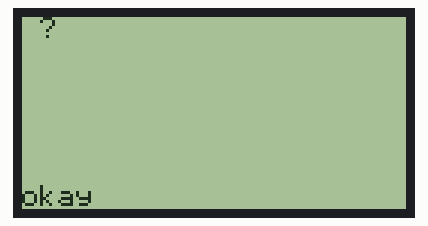
A sketch run on a simulated Arduino Uno, built with avr-gcc and run on an emulated ATmega328P. On the bench: 128×64 one-colour display. Wiring (inferred from the names in the program): KS0108 128×64 LCD: RS pin 14; R/W pin 15; E pin 16; CS1 pin 17; CS2 pin 18; data pin 0, pin 1, pin 2, pin 3, pin 4, pin 5, pin 6, pin 7; reset pin 19.

Above: at 0.1 s.
At 1.1 s:
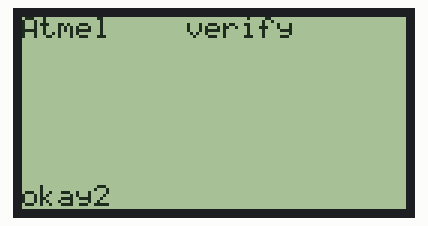

The sketch:

glcd_test.ino
```cpp
# include "glcd_test.h"

char trial=5;

void setup()
{
  GLCD_Init();    /* Initialize GLCD */
}

void loop()
{
  GLCD_ClearAll(); /* Clear all GLCD display */
  GLCD_String(0, trial); /* Print String on 0th page of display */
  GLCD_String(7,"okay");
  delay (1000);
  GLCD_ClearAll(); /* Clear all GLCD display */
  GLCD_String(0,"Atmel" "     verify"); /* Print String on 0th page of display */
  GLCD_String(7,"okay2");
  delay (1000);
}
```

glcd_test.h
```cpp
/*
 * ATmega_GLCD_TextFont
 * http://electronicwings.com
 */

#define F_CPU 16000000UL			/* Define CPU clock Freq 8MHz */
#include <avr/io.h>			/* Include AVR std. library file */
#include <util/delay.h>			/* Include delay header file */
#include <stdio.h>			/* Include std i/o library file */
#include "Font_Header.h"

#define Data_Port	 PORTD		/* Define data port for GLCD */
#define Command_Port	 PORTC		/* Define command port for GLCD */
#define Data_Port_Dir	 DDRD		/* Define data port for GLCD */
#define Command_Port_Dir DDRC		/* Define command port for GLCD */

#define RS		 PC0		/* Define control pins */
#define RW		 PC1
#define EN		 PC2
#define CS1		 PC3
#define CS2		 PC4
#define RST		 PC5

#define TotalPage	 8

void GLCD_Command(char Command)		/* GLCD command function */
{
	Data_Port = Command;		/* Copy command on data pin */
	Command_Port &= ~(1 << RS);	/* Make RS LOW for command register*/
	Command_Port &= ~(1 << RW);	/* Make RW LOW for write operation */
	Command_Port |=  (1 << EN);	/* HIGH-LOW transition on Enable */
	_delay_us(5);
	Command_Port &= ~(1 << EN);
	_delay_us(5);
}

void GLCD_Data(char Data)		/* GLCD data function */
{
	Data_Port = Data;		/* Copy data on data pin */
	Command_Port |=  (1 << RS);	/* Make RS HIGH for data register */
	Command_Port &= ~(1 << RW);	/* Make RW LOW for write operation */
	Command_Port |=  (1 << EN);	/* HIGH-LOW transition on Enable */
	_delay_us(5);
	Command_Port &= ~(1 << EN);
	_delay_us(5);
}

void GLCD_Init()			/* GLCD initialize function */
{
	Data_Port_Dir = 0xFF;
	Command_Port_Dir = 0xFF;
	/* Select both left & right half of display & Keep reset pin high */
	Command_Port |= (1 << CS1) | (1 << CS2) | (1 << RST);
	_delay_ms(20);
	GLCD_Command(0x3E);		/* Display OFF */
	GLCD_Command(0x40);		/* Set Y address (column=0) */
	GLCD_Command(0xB8);		/* Set x address (page=0) */
	GLCD_Command(0xC0);		/* Set z address (start line=0) */
	GLCD_Command(0x3F);		/* Display ON */
}

void GLCD_ClearAll()			/* GLCD all display clear function */
{
	int i,j;
	/* Select both left & right half of display */
	Command_Port |= (1 << CS1) | (1 << CS2);
	for(i = 0; i < TotalPage; i++)
	{
		GLCD_Command((0xB8) + i);/* Increment page */
		for(j = 0; j < 64; j++)
		{
			GLCD_Data(0);	/* Write zeros to all 64 column */
		}
	}
	GLCD_Command(0x40);		/* Set Y address (column=0) */
	GLCD_Command(0xB8);		/* Set x address (page=0) */
}

void GLCD_String(char page_no, char *str)/* GLCD string write function */
{
	unsigned int i, column;
	unsigned int Page = ((0xB8) + page_no);
	unsigned int Y_address = 0;
	float Page_inc = 0.5;

	Command_Port |= (1 << CS1);	/* Select Left half of display */
	Command_Port &= ~(1 << CS2);

	GLCD_Command(Page);
	for(i = 0; str[i] != 0; i++)	/* Print char in string till null */
	{
		if (Y_address > (1024-(((page_no)*128)+FontWidth)))
		break;
		if (str[i]!=32)
		{
			for (column=1; column<=FontWidth; column++)
			{
				if ((Y_address+column)==(128*((int)(Page_inc+0.5))))
				{
					if (column == FontWidth)
					break;
					GLCD_Command(0x40);
					Y_address = Y_address + column;
					Command_Port ^= (1 << CS1);
					Command_Port ^= (1 << CS2);
					GLCD_Command(Page + Page_inc);
					Page_inc = Page_inc + 0.5;
				}
			}
		}
		if (Y_address>(1024-(((page_no)*128)+FontWidth)))
		break;
		if((font[((str[i]-32)*FontWidth)+4])==0 || str[i]==32)
		{
			for(column=0; column<FontWidth; column++)
			{
				GLCD_Data(font[str[i]-32][column]);
				if((Y_address+1)%64==0)
				{
					Command_Port ^= (1 << CS1);
					Command_Port ^= (1 << CS2);
					GLCD_Command((Page+Page_inc));
					Page_inc = Page_inc + 0.5;
				}
				Y_address++;
			}
		}
		else
		{
			for(column=0; column<FontWidth; column++)
			{
				GLCD_Data(font[str[i]-32][column]);
				if((Y_address+1)%64==0)
				{
					Command_Port ^= (1 << CS1);
					Command_Port ^= (1 << CS2);
					GLCD_Command((Page+Page_inc));
					Page_inc = Page_inc + 0.5;
				}
				Y_address++;
			}
			GLCD_Data(0);
			Y_address++;
			if((Y_address)%64 == 0)
			{
				Command_Port ^= (1 << CS1);
				Command_Port ^= (1 << CS2);
				GLCD_Command((Page+Page_inc));
				Page_inc = Page_inc + 0.5;
			}
		}
	}
	GLCD_Command(0x40);	/* Set Y address (column=0) */
}
/*
int main(void)
{
	GLCD_Init();		// Initialize GLCD
	GLCD_ClearAll();	// Clear all GLCD display
	GLCD_String(0,"Atmel");	// Print String on 0th page of display
	GLCD_String(7,"okay");	// Print String on 0th page of display
	while(1);
}

*/
```

Source omitted: Font_Header.h (data table, 4023 bytes)

Measured:
- what the display in image 0 shows lasts 1.0 s, from 0.0 s to 1.0 s
